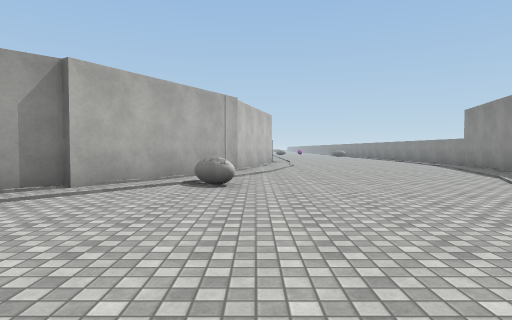
view 1 (above)

23 first-person views from a walk through a 3-D level made in the Unity game engine. The camera is 1.3 m above the floor, tilts 2° down and sees 75° across. The floor is counted in squares, 2 m on a side. Each view is taken from the middle of a square. On the plan, view 1 faces up. The plan holds only what a view shows up to about 10 squares ahead; the rest is blank. The place goes on beyond the plan. Some surface patterns are stand-ins.

view 2
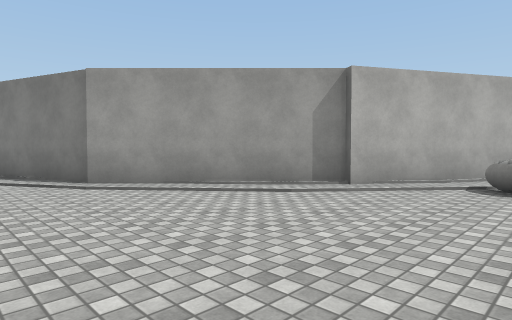

view 3
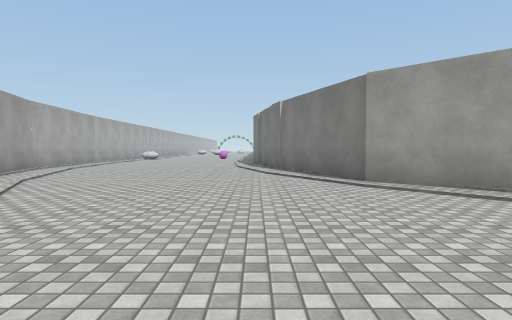

view 4
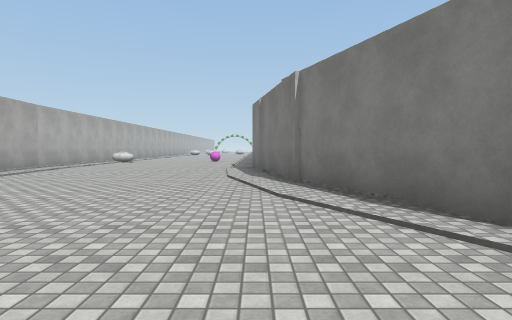

view 5
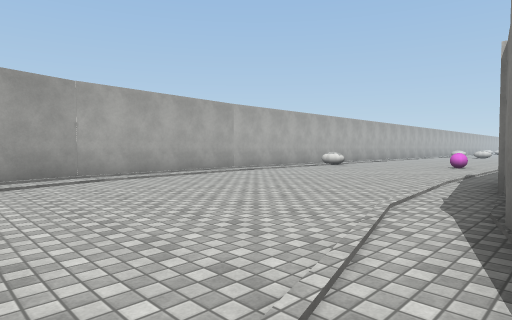

view 6
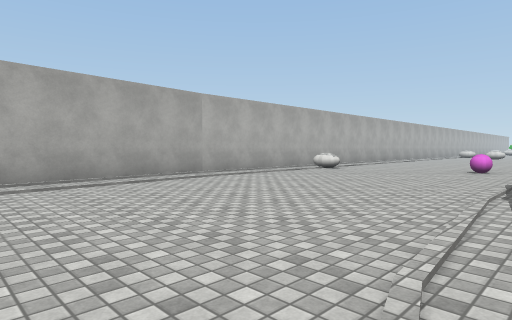

view 7
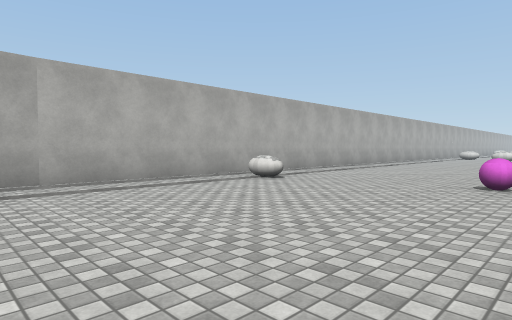

view 8
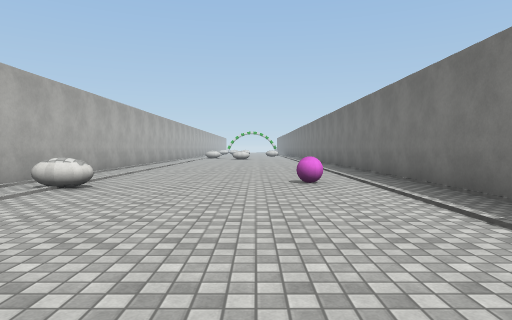

view 9
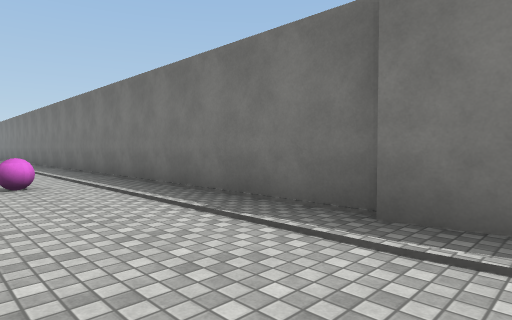

view 10
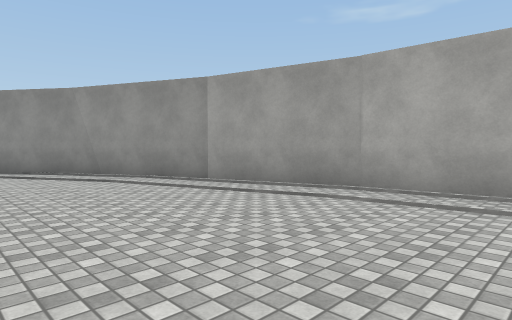

view 11
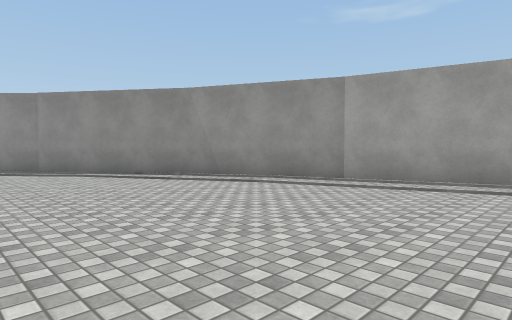

view 12
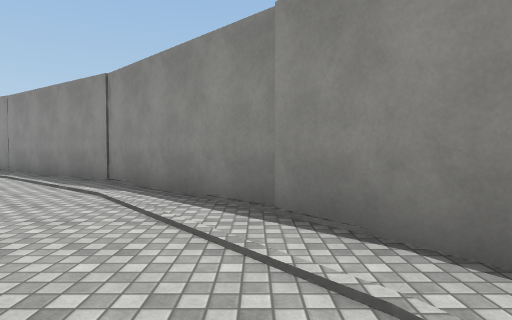

view 13
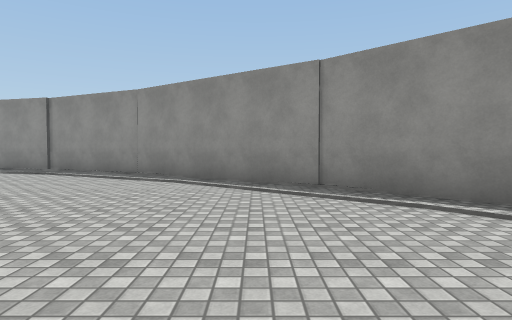

view 14
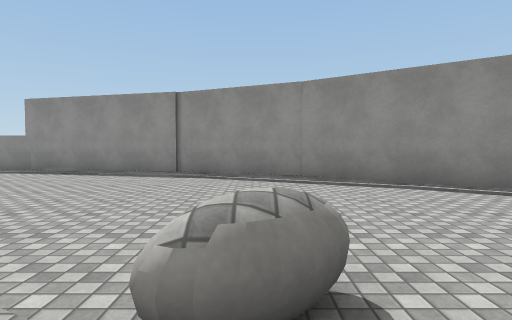

view 15
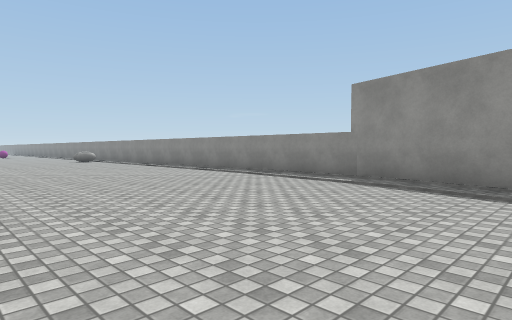

view 16
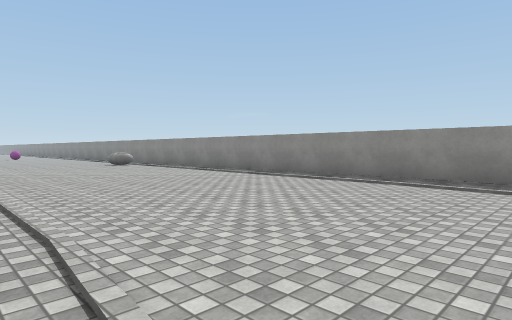

view 17
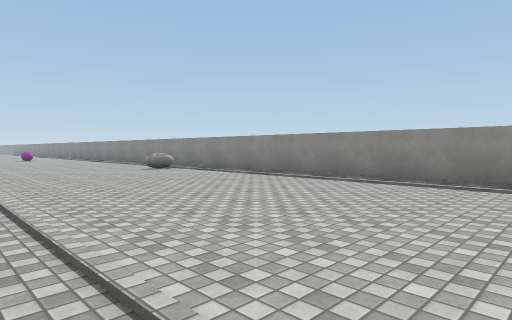

view 18
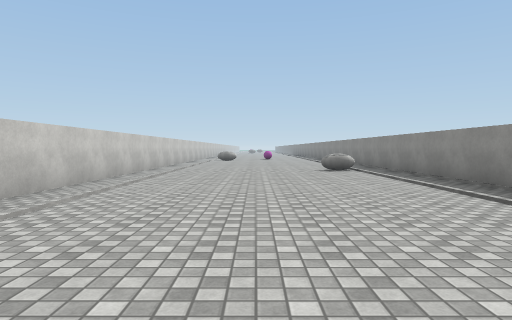

view 19
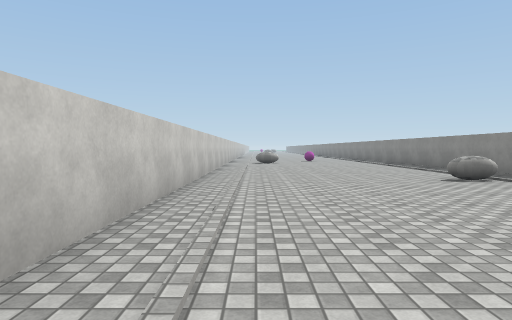

view 20
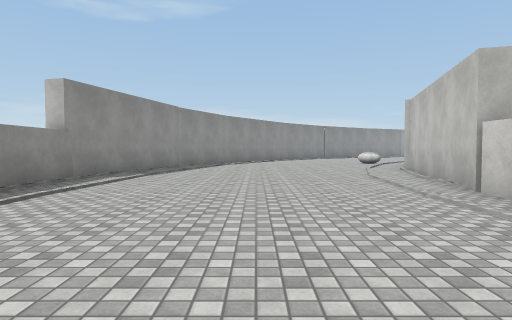

view 21
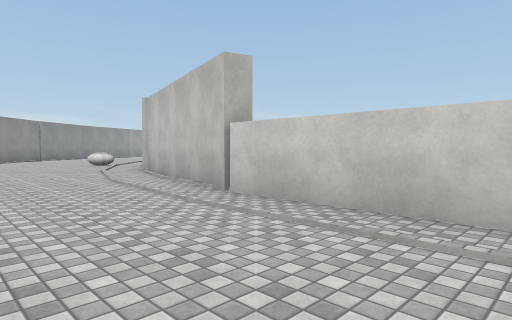

view 22
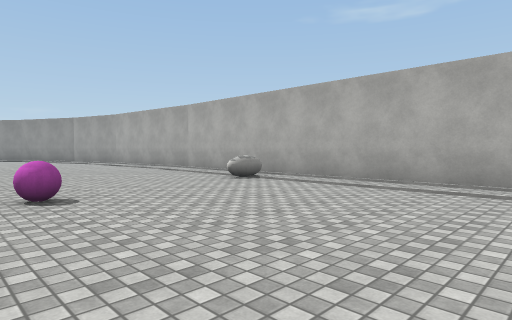

view 23
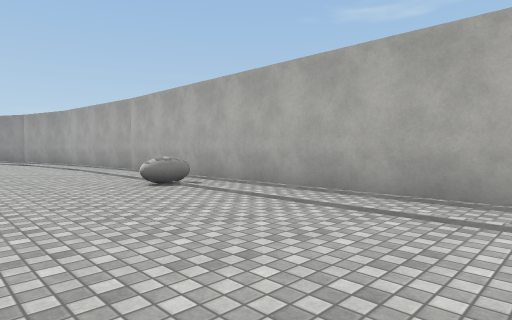

### Floor plan
Points are (right, up) in squares from view 1. A wall is a line through its corners. A room is listed if a view was taken in it or the views show most of it. See-through windows are left out.
Room 1 (views 1, 2, 3, 4, 5, 6, 7, 8, 9, 10, 11, 12, 13, 14, 15, 16, 17, 18, 19, 20, 21, 22, 23)
walls: (-3.2, 5.6) (-6.5, 2.3) (-11.3, 0.5); (-0.5, 9.8) (-3, 5.4); (-0.5, -2.2) (2.7, 0.9); (-10.4, 0.8) (-15.4, -0.1); (2.6, 0.9) (5.4, 5); (-4.1, -4.6) (-0.5, -2.1); (5.4, 4.9) (6.9, 8.1); (-7.5, -6.2) (-4, -4.6); (6.7, 8) (8, 12.8); (-15.4, 0.1) (-25.1, 0.1); (0.7, 15.1) (-0.7, 9.8); (8, 12.6) (8, 25.5); (0.8, 18.6) (0.8, 15.1); (-15.4, -7.4) (-10.4, -7) (-7.4, -6.2); (0.8, 25.5) (0.8, 20.1); (-24.5, -7.4) (-15.2, -7.4)
objects: other object (-20, -2)

Where each view was taken, in squares from view 1:
view 1: 0 up, 0 right, facing up
view 2: 0 up, 0 right, facing up-left
view 3: 0 up, 0 right, facing left
view 4: 0 up, 4 left, facing left
view 5: 1 up, 8 left, facing down-left
view 6: 0 up, 10 left, facing down-left
view 7: 1 down, 14 left, facing down-left
view 8: 3 down, 14 left, facing left
view 9: 3 down, 14 left, facing up-left
view 10: 2 down, 13 left, facing down-right
view 11: 0 up, 11 left, facing down-right
view 12: 2 down, 4 left, facing right
view 13: 2 up, 3 left, facing right
view 14: 6 up, 2 left, facing right
view 15: 9 up, 1 right, facing up-right
view 16: 13 up, 1 right, facing up-right
view 17: 16 up, 1 right, facing up-right
view 18: 16 up, 4 right, facing up
view 19: 19 up, 2 right, facing up
view 20: 20 up, 4 right, facing down
view 21: 19 up, 4 right, facing down-left
view 22: 1 down, 25 left, facing down-right
view 23: 3 down, 25 left, facing down-right
